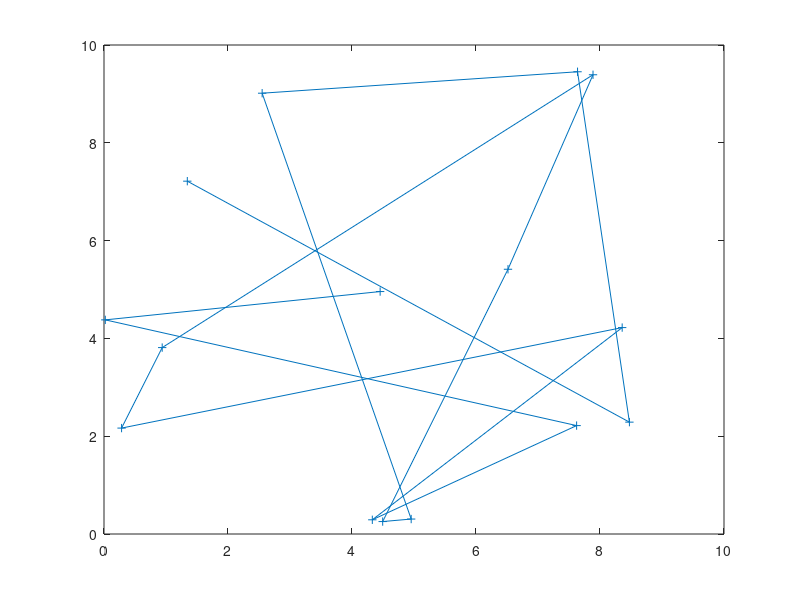

Here is the MATLAB script that generated this plot: (Note: this script raises an error after producing the figure.)
%% COMPARATIVA AG

%% inicializacion de variables
s = rng(1);
N=15;
Pob=50;
MAX_ITERACIONES=1000;
TAM = 10;
MAX_F = N*TAM;
muestra = 2000; %conteo para hacer una media
%cordenadas x&y de las ciudades
ciudades = TAM*rand(N,2);

% si se quiere ver las ciudades:
figure
plot(ciudades(:,1),ciudades(:,2), '+-')


%% AG
BestSolution = zeros(1,N+1);
AvgSolution = 0;
Tiempo = 0;
AvgTime = 0; %media tiempo empleado
for i=1:muestra
    rng(i);
    tic;
    sol = TSP(ciudades,N,Pob,MAX_ITERACIONES);
    %[sol,itera,estancado] = pso(NReinas,NTableros,MAX_ITERACIONES);
    if(BestSolution(N+1)<sol(N+1)) 
        BestSolution = sol;
        disp(BestSolution(N+1));
    end
    Tiempo = Tiempo + toc;
    AvgSolution = AvgSolution + sol(N+1);
end
AvgTime = Tiempo/muestra;
AvgSolution = AvgSolution/muestra;
fprintf('Para %d ciudades, %d individuos, %d iteraciones y muestra de %d\n',N,Pob,MAX_ITERACIONES,muestra);
fprintf('mejor solucion: %d, distancia = %d \n',BestSolution(N+1),MAX_F-BestSolution(N+1));
fprintf('media tiempo: %d\n',AvgTime);
fprintf('media solucion: %d\n',AvgSolution);
fprintf('Distancia media: %d\n',MAX_F - AvgSolution);

figure
plot(ciudades(BestSolution(1:N),1),ciudades(BestSolution(1:N),2), '*-')
